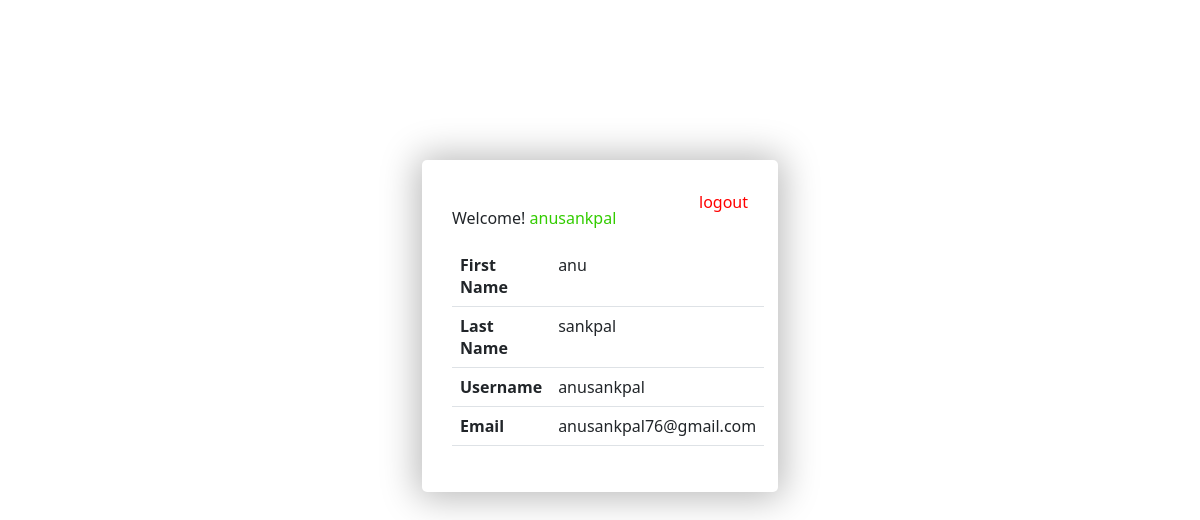
The app's page /account.php (signed in) with its own data.
### tables this page shows
CREATE TABLE IF NOT EXISTS `users` (
  `id` int NOT NULL AUTO_INCREMENT,
  `fname` varchar(100) DEFAULT NULL,
  `lname` varchar(100) DEFAULT NULL,
  `username` varchar(100) DEFAULT NULL,
  `email` varchar(200) DEFAULT NULL,
  `password` varchar(100) DEFAULT NULL,
  `date` date DEFAULT NULL,
  PRIMARY KEY (`id`)
);

### account.php (the view, shortened to what this page needs)
<!DOCTYPE html
<?php require_once("config.php");
  $email=$_SESSION["login_email"];
  $findresult = mysqli_query($dbc, "SELECT * FROM users WHERE email='$email'");
  if($res = mysqli_fetch_array($findresult))
  {
  	$username = $res['username'];
  	$fname = $res['fname'];
  	$lname = $res['lname'];
  	$email = $res['email'];
  }
 ?>
<html>
<head>
	<link href="https://cdn.jsdelivr.net/npm/bootstrap@5.0.0-beta3/dist/css/bootstrap.min.css" rel="stylesheet">
    <link rel="stylesheet" type="text/css" href='style.css'>
</head>
<body>
	<div class="container">
		<div class="row">
			<div class="col-md-4">
			</div>
			<div class="col-md-4">
				<form action="login_process.php" method="POST">
					<div class="login_form">
						<p><a href="logout.php">
							<span style="color: red; float: right;">logout</span>
						</a></p>
						<p> Welcome! <span style="color: #33CC00"><?php echo $username; ?></span></p>
						<table class="table">
							<tr>
								<th>First Name</th>
								<td><?php echo $fname; ?></td>
							</tr>
							<tr>
								<th>Last Name</th>
								<td><?php echo $lname; ?></td>
							</tr>
							<tr>
								<th>Username</th>
								<td><?php echo $username; ?></td>
							</tr>
							<tr>
								<th>Email</th>
								<td><?php echo $email; ?></td>
							</tr>
						</table>
					</div>
				</form>
			</div>
			<div class="col-md-4">
			</div>
		</div>
	</div>
</body>
</html>

### style.css (style rules this page uses)
body { background:EAE9E5; }
.login_form { margin-top: 45%; background: #fff; padding:30px; box-shadow: 0px 1px 36px 5px rgba(0,0,0,0.28); border-radius: 5px; }

### records on screen
users: username "anusankpal", fname "anu", lname "sankpal", email "anusankpal76@gmail.com"
